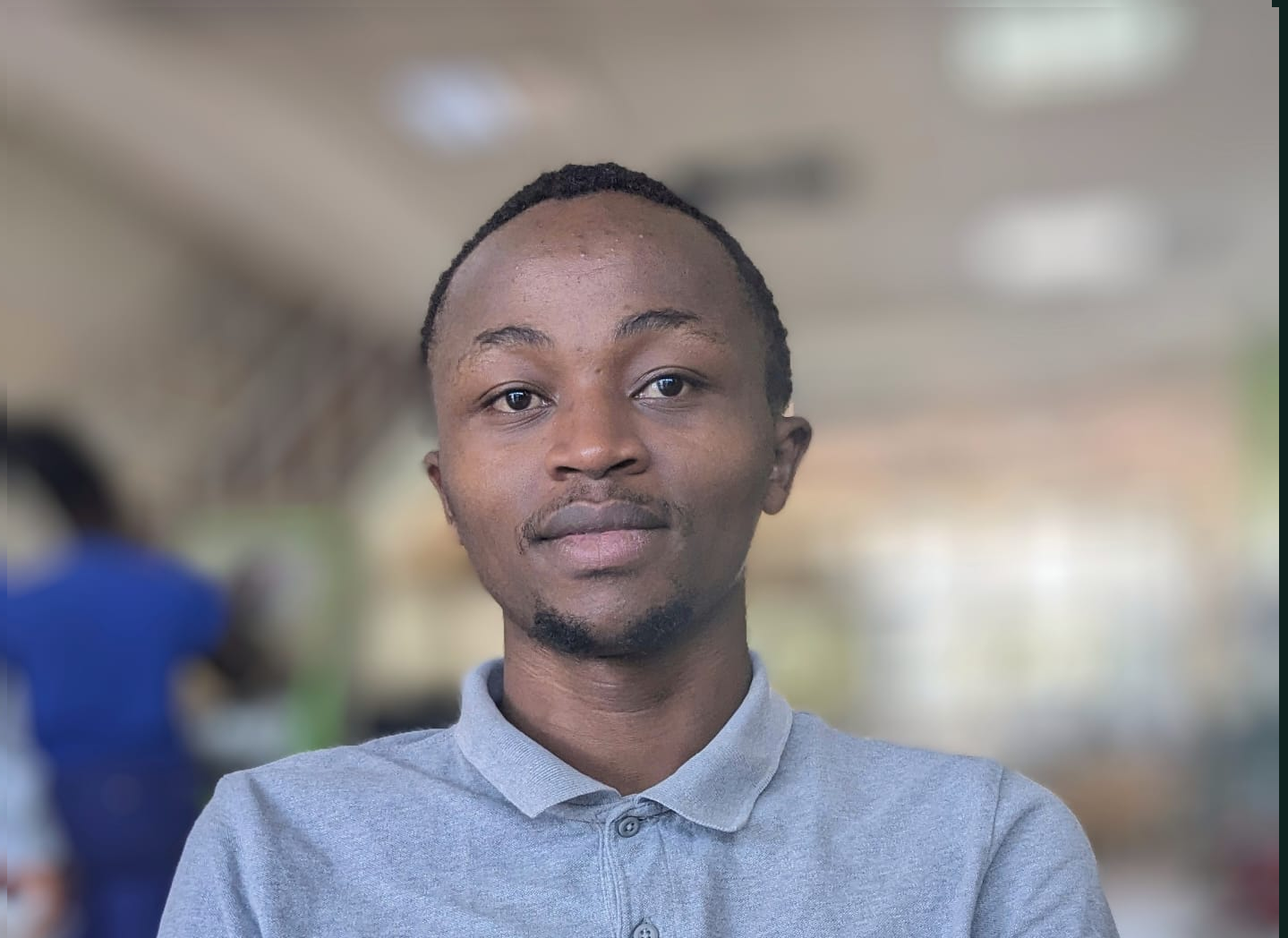
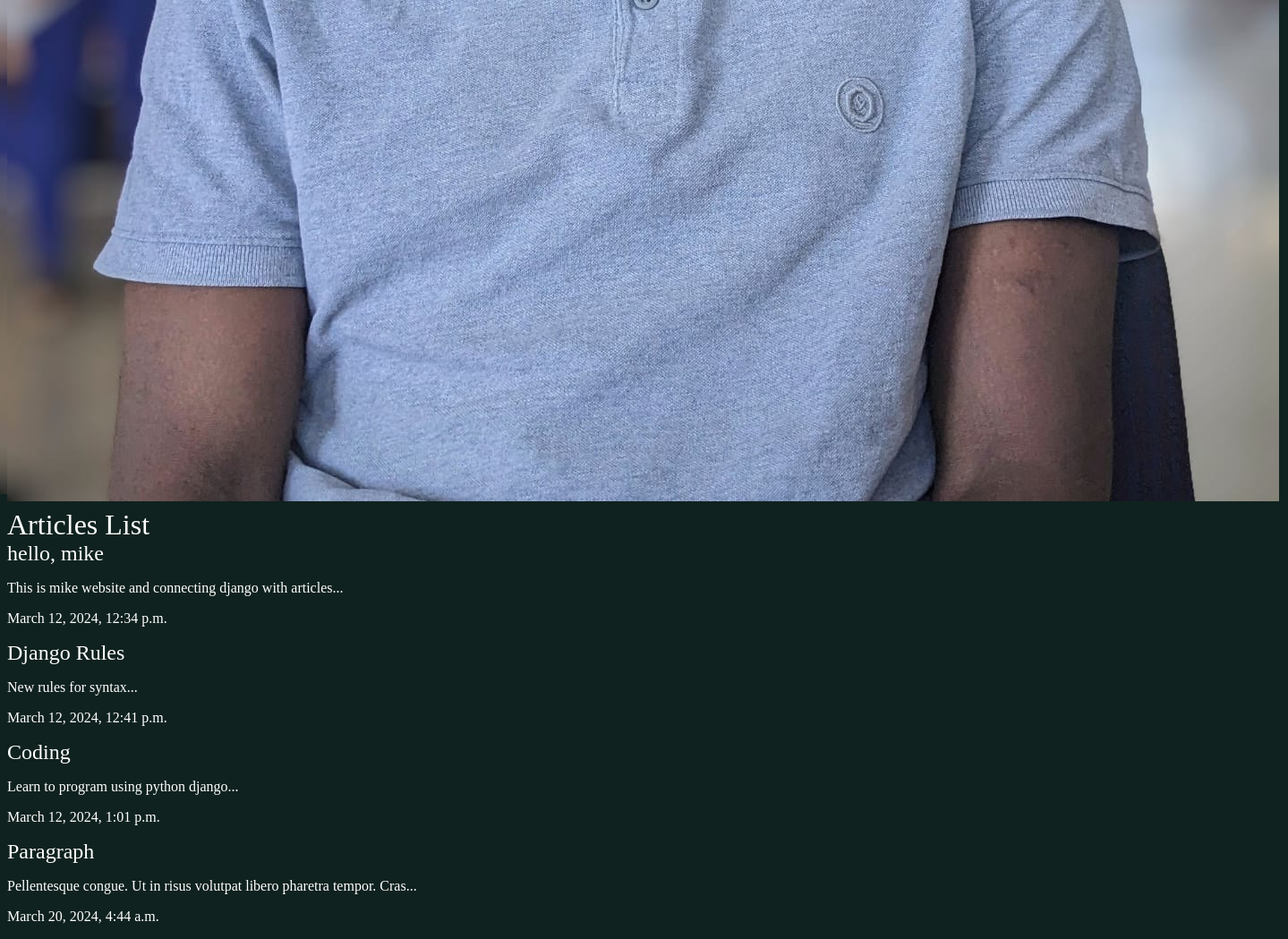
Screenshot of /articles/articles/ with the database file from the repository (2 pictures, top to bottom).
### articles/models.py (models this page shows, shortened)
class Article(models.Model):
    title = models.CharField(max_length=100)
    slug = models.SlugField()
    body = models.TextField()
    date = models.DateTimeField(auto_now_add=True)
    def snippet(self):
        return self.body[:70] + '...'

### articles/views.py (the view)
# urls.py: path('articles/', views.article_list, name='article_list'),
def article_list(request):
    articles = Article.objects.all().order_by('date')
    return render(request, 'articles/article_list.html',{'articles':articles})

### articles/templates/articles/article_list.html
{% extends 'base_layout.html' %}
{% block content %}
    <h1>Articles List</h1>
    <div class="articles">
        {% for article in articles %}
            <div class="article">
                <h2><a href="{% url 'articles:article_details' slug=article.slug %}">{{ article.title }}</a></h2>
                <p>{{ article.snippet }}</p>
                <p>{{ article.date }}</p>
            </div>
        {% endfor %}
    </div>
{% endblock %}

### templates/base_layout.html (shortened to what this page needs)
{% load static %}
<!DOCTYPE html>
<html>
<head>
    <link rel="stylesheet" href="{% static 'styles.css' %}">
</head>
<body>
    <div class="wrapper">
        <h1><a href="{% url 'article_details' %}"><img src="{% static 'mike.jpeg' %}"></a></h1>
        {% block content %}
        {% endblock %}
    </div>
</body>
</html>

### assets/styles.css (style rules this page uses)
body { background: #0f221f; background-image: url(mike.jpeg); background-repeat: no-repeat; color: #fff; }
h1,h2,h3,h4,h5 { font-weight: normal; margin: 0; }
a, a:hover, a.visited { color: #fff; text-decoration: none; }

### rows the page displays
Article: title "hello, mike", snippet "This is mike website and connecting django with articles...", date "March 12, 2024, 12:34 p.m."
Article: title "Django Rules", snippet "New rules for syntax...", date "March 12, 2024, 12:41 p.m."
Article: title "Coding", snippet "Learn to program using python django...", date "March 12, 2024, 1:01 p.m."
Article: title "Paragraph", snippet "Pellentesque congue. Ut in risus volutpat libero pharetra tempor. Cras...", date "March 20, 2024, 4:44 a.m."
